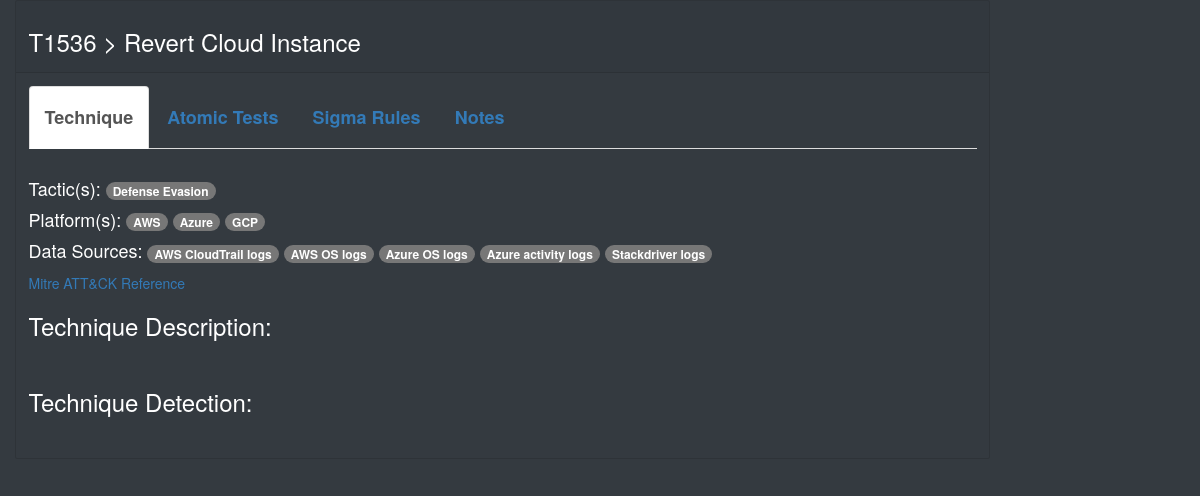
/matrix/technique/T1536, run on the app's committed database.
### matrix/models.py (models this page shows, shortened)
class Technique(models.Model):
    technique_id = models.CharField(max_length=10, primary_key=True)
    technique_name = models.CharField(max_length=40)
    technique_description = models.TextField()
    technique_detection = models.TextField()
    technique_url = models.CharField(max_length=200)
    technique_abbreviation = models.CharField(max_length=4, blank=True, null=True)
    created = models.DateField(blank=True,null=True)
    modified = models.DateField(blank=True,null=True)
    atomic_yml = models.FileField(upload_to='atomics/',blank=True, null=True)
    atomic_md = models.FileField(upload_to='atomics/',blank=True, null=True)
    platform = models.ManyToManyField(Platform)
    data_source = models.ManyToManyField(DataSource)
    tactic_name = models.ManyToManyField(Tactic)
    objects = models.Manager()
    class Meta:
        verbose_name = 'technique'
        verbose_name_plural = 'techniques'

class Tactic(models.Model):
    tactic_id = models.CharField(max_length=10)
    tactic_name = models.CharField(max_length=30,primary_key=True)
    tactic_description = models.TextField()
    tactic_url = models.CharField(max_length=200)
    objects = models.Manager()
    class Meta:
        verbose_name = 'tactic'
        verbose_name_plural = 'tactics'
    def __str__(self):
        return self.tactic_name

class Platform(models.Model):
    platform_name = models.CharField(max_length=30,primary_key=True)
    objects = models.Manager()
    class Meta:
        verbose_name = 'platform'
        verbose_name_plural = 'platforms'
    def __str__(self):
        return self.platform_name

class DataSource(models.Model):
    data_source = models.CharField(max_length=20,primary_key=True)
    objects = models.Manager()
    class Meta:
        verbose_name = 'data source'
        verbose_name_plural = 'data sources'
    def __str__(self):
        return self.data_source

### matrix/views.py (the view)
# urls.py: path('technique/<str:pk>', views.individualTechnique, name='individualTechnique'),
def individualTechnique(request, pk):
    technique = Technique.objects.get(pk=pk)
    platforms = Platform.objects.filter(technique=technique.technique_id)
    data_sources = DataSource.objects.filter(technique=technique.technique_id)
    tactics = Tactic.objects.filter(technique=technique.technique_id)
    notes = Note.objects.filter(technique_id=technique.technique_id)
    all_notes = notes[::-1]
    sigma_rules = list()
    rules = SigmaRule.objects.filter(technique=technique.technique_id)
    rule_names = list()
    yaml_rule_list = list()
    for rule in rules:
        sigma_rules.append("/sigma_rules/" + rule.rule_name + ".yml")
        sigma = open(settings.MEDIA_ROOT + '/' + rule.rule_file.name ,'r')
        yaml_rule_list.append([rule.rule_name, sigma.read()])
        sigma.close()
    atomic = technique
    null_atom = ""
    try:
        atomic_file = open(settings.MEDIA_ROOT + '/atomics/' + atomic.technique_id + ".md", 'r')
        atomic_yaml = open(settings.MEDIA_ROOT + '/atomics/' + atomic.technique_id + ".yaml", 'r')
        atom = atomic_file.read()
        atom_yaml = atomic_yaml.read()
        atomic_file.close()
        atomic_yaml.close()
    except:
        null_atom = "There are currently no Atomic Red Team tests available for this technique."
        atom_yaml = ""
        atom = ""
    context = {
        'technique': technique,
        'platforms': platforms,
        'data_sources': data_sources,
        'tactics': tactics,
        'technique_description': markdownify(technique.technique_description),
        'technique_url': technique.technique_url,
        'technique_id': technique.technique_id,
        'technique_detection': markdownify(technique.technique_detection),
        'technique_name': technique.technique_name,
        'atom': markdownify(atom),
        'atom_yaml': atom_yaml,
        'null_atom': null_atom,
        'tech_notes': all_notes,
        'yaml_rules': yaml_rule_list,
    }
    return render(request, 'matrix/technique.html', context = context)

### matrix/templates/matrix/technique.html (shortened to what this page needs)
{% extends "base_generic_no_header.html" %}
{% block content %}
<div class="card bg-dark text-white mb-3" style="width:975px">
 <div class="card-header"><h3>{{ technique_id | safe }} > {{ technique_name | safe }}</h3></div>
 <div class="card-body">
  <ul class="nav nav-tabs">
    <li class="active"><a data-toggle="tab" href="#technique"><h4><b>Technique</b></h4></a></li>
    <li><a data-toggle="tab" href="#atomic"><h4><b>Atomic Tests</b></h4></a></li>
    <li><a data-toggle="tab" href="#sigma"><h4><b>Sigma Rules</b></h4></a></li>
    <li><a data-toggle="tab" href="#notes"><h4><b>Notes</b></h4></a></li>
  </ul>
  <div class="tab-content bg-dark text-white">
    <div id="technique" class="tab-pane fade in active"><br>
      <p><h4>Tactic(s): {% for tactic in tactics %}<span class="badge badge-primary">{{ tactic }}</span> {% endfor %}</h4></p>
      <p><h4>Platform(s): {% for platform in platforms %}<span class="badge badge-primary">{{ platform }}</span> {% endfor %}</h4></p>
      <p><h4>Data Sources: {% for data_source in data_sources %}<span class="badge badge-primary">{{ data_source }}</span> {% endfor %}</h4></p>
      <p><a href='{{ technique_url | safe }}'>Mitre ATT&CK Reference</a></p>
      <p>
        <h3>Technique Description:</h3>
      </p>
      <div id="comment-md">{{ technique_description | safe }}
        <br>
      </div>
      <p>
        <h3>Technique Detection:</h3>
      </p>
      <div id="comment-md">{{ technique_detection | safe }}<br></div>
    </div>
  </div>
</div>
</div>
</div>
{% endblock %}

### data on the page
Technique: technique_id "T1536", technique_name "Revert Cloud Instance"
Tactic: tactic_name "Defense Evasion"
Platform: platform_name "AWS"
Platform: platform_name "Azure"
Platform: platform_name "GCP"
DataSource: data_source "AWS CloudTrail logs"
DataSource: data_source "AWS OS logs"
DataSource: data_source "Azure OS logs"
DataSource: data_source "Azure activity logs"
DataSource: data_source "Stackdriver logs"
